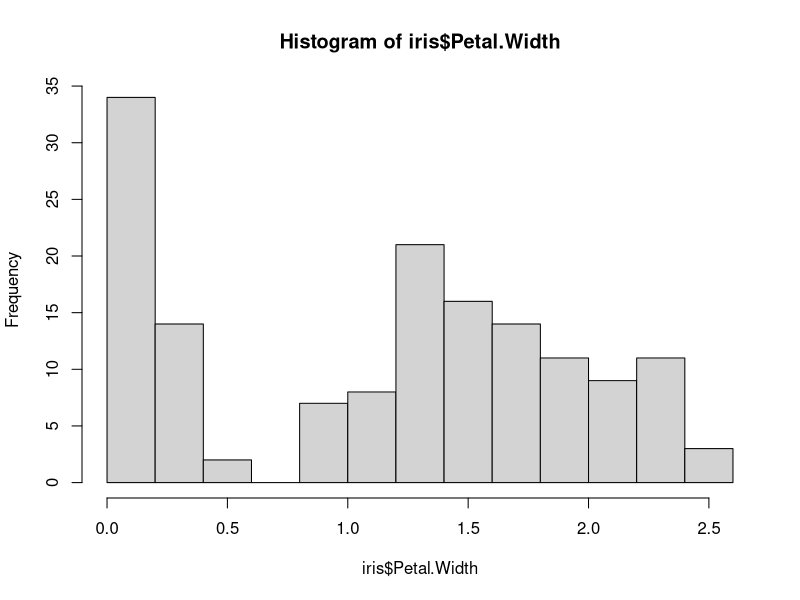
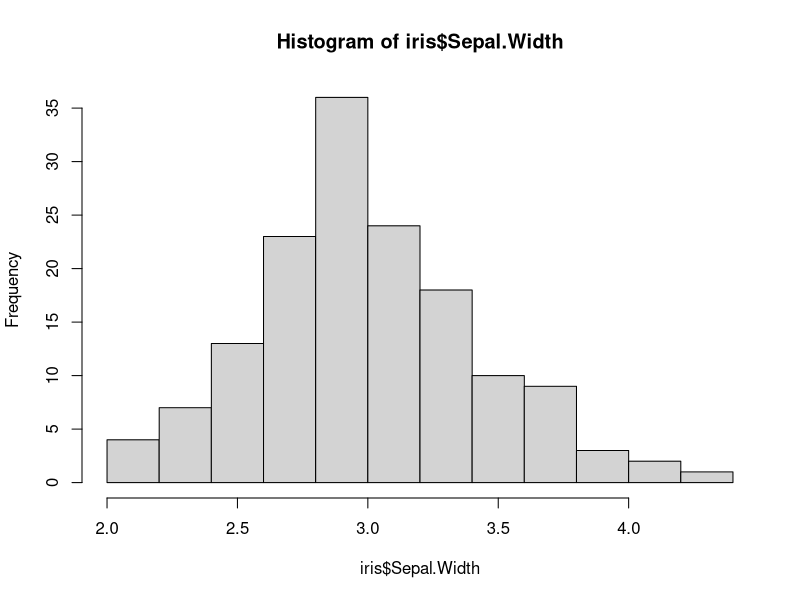
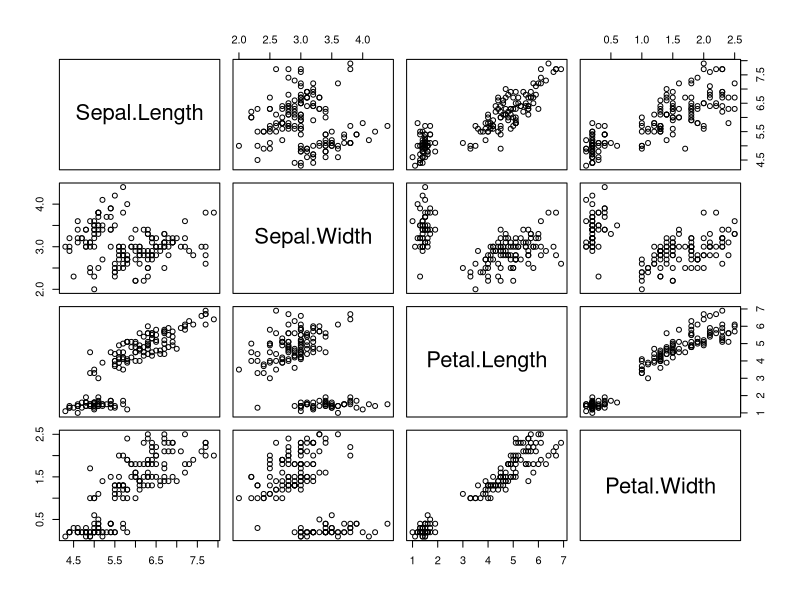

Source code (R) for these figures, in order:
library("datasets")
data("iris")

hist(iris$Petal.Width)
shapiro.test(x=iris$Petal.Width)

hist(iris$Sepal.Width)
shapiro.test(x=iris$Sepal.Width)
t.test(iris$Sepal.Width, mu=2.99)

plot(iris[,1:4])